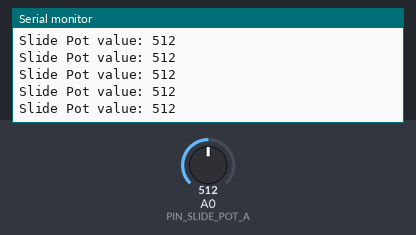
Simulated run of this sketch. Board: Arduino Uno, built with avr-gcc and run on an emulated ATmega328P. On the bench: the last lines printed to the serial monitor. Inputs (shaded band) come from the test bench; at power-on: A0 (PIN_SLIDE_POT_A) = 512.

Above: at 1.2 s.
1.3 s: A0 (PIN_SLIDE_POT_A) set to 716
At 1.56 s:
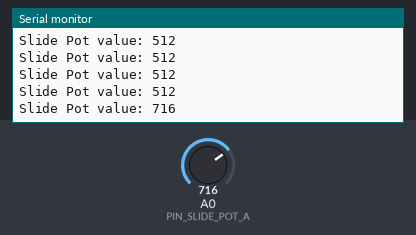
2.8 s: A0 (PIN_SLIDE_POT_A) set to 900
At 2.96 s:
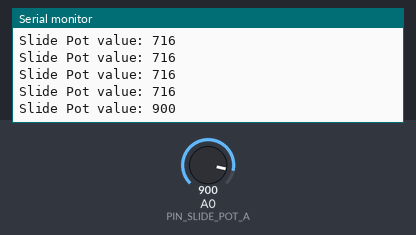
Timing chart, 0 to 5.8 s (numbered marks = the images above; inputs shaded):
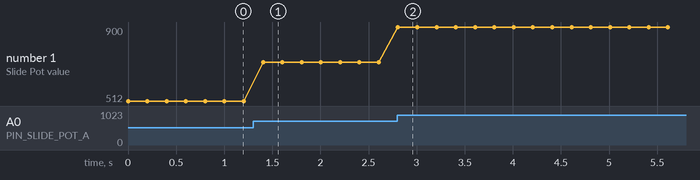

The sketch:

slider_arduino_uno.ino
```cpp
//This sketch is to connect the 10k slide potentiometer directly to the arduino uno
// single leg goes to ground (bottom right leg)
// top right leg goes to 5v
// top left leg toes to A0
// https://forum.arduino.cc/t/how-to-wire-slide-potentiometer/283146
// https://forum.arduino.cc/t/10k-slide-potentiometer-wiring/674234
// https://mschoeffler.com/2020/11/14/arduino-tutorial-slide-potentiometer-slide-pot-controls-led-strip-ws2812b/

#define PIN_SLIDE_POT_A A0


void setup() {
  Serial.begin(9600);
  pinMode(PIN_SLIDE_POT_A, INPUT );
}

void loop() {
  int value_slide_pot_last = 0;
  int value_slide_pot_a = analogRead(PIN_SLIDE_POT_A);

  if (abs(value_slide_pot_last - value_slide_pot_a) >= 4) {
    value_slide_pot_last = value_slide_pot_a;
    Serial.print("Slide Pot value: ");
    Serial.println(value_slide_pot_a);
  }
  delay(200);

}
```

Measured:
- after the input at 1.3 s, the serial monitor: prints a new line after 0.10 s (image 1)
- after the input at 2.8 s, the serial monitor: prints a new line at once (image 2)
- plotted number 1: 512 → 716 after the input at 1.3 s, 716 → 900 after the input at 2.8 s
